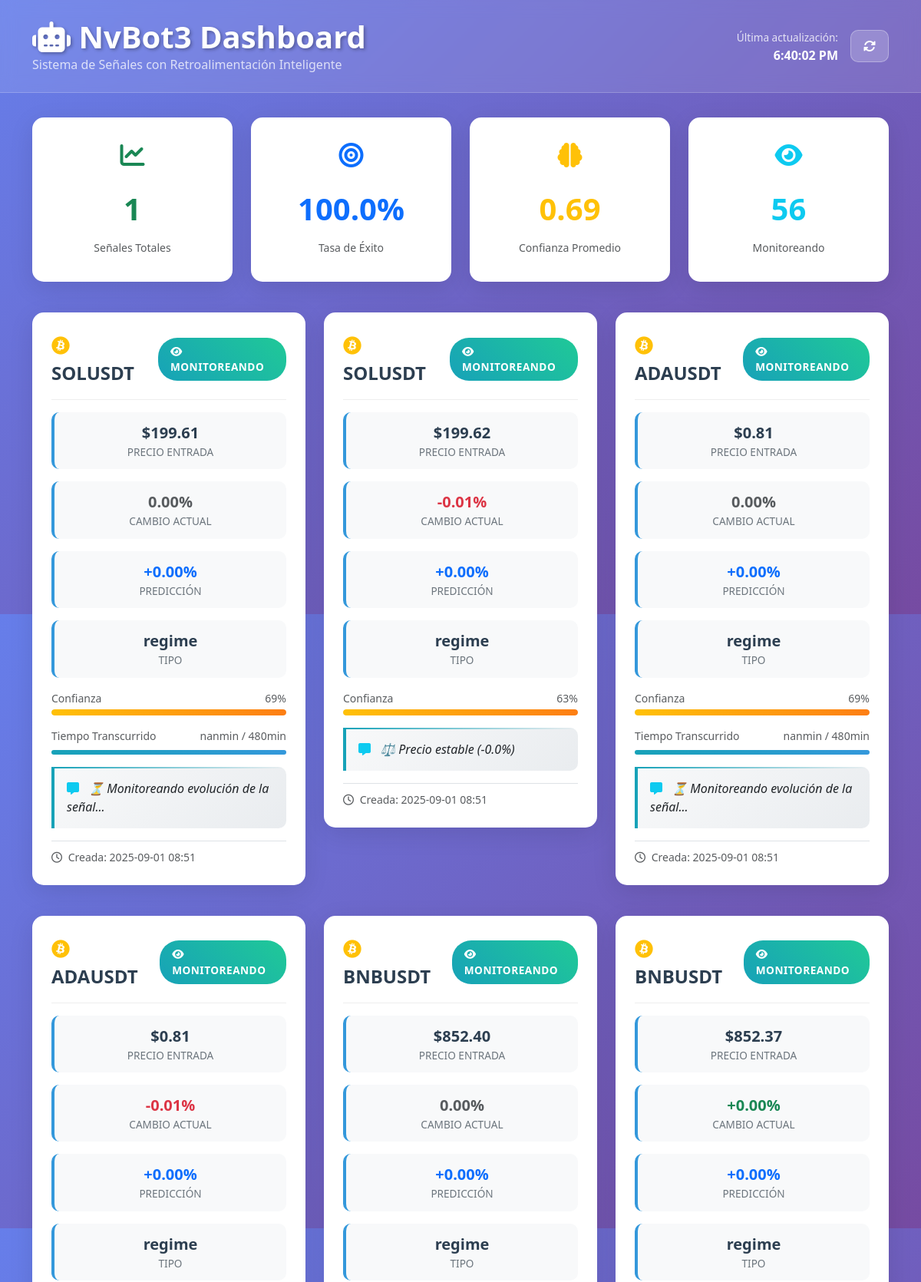
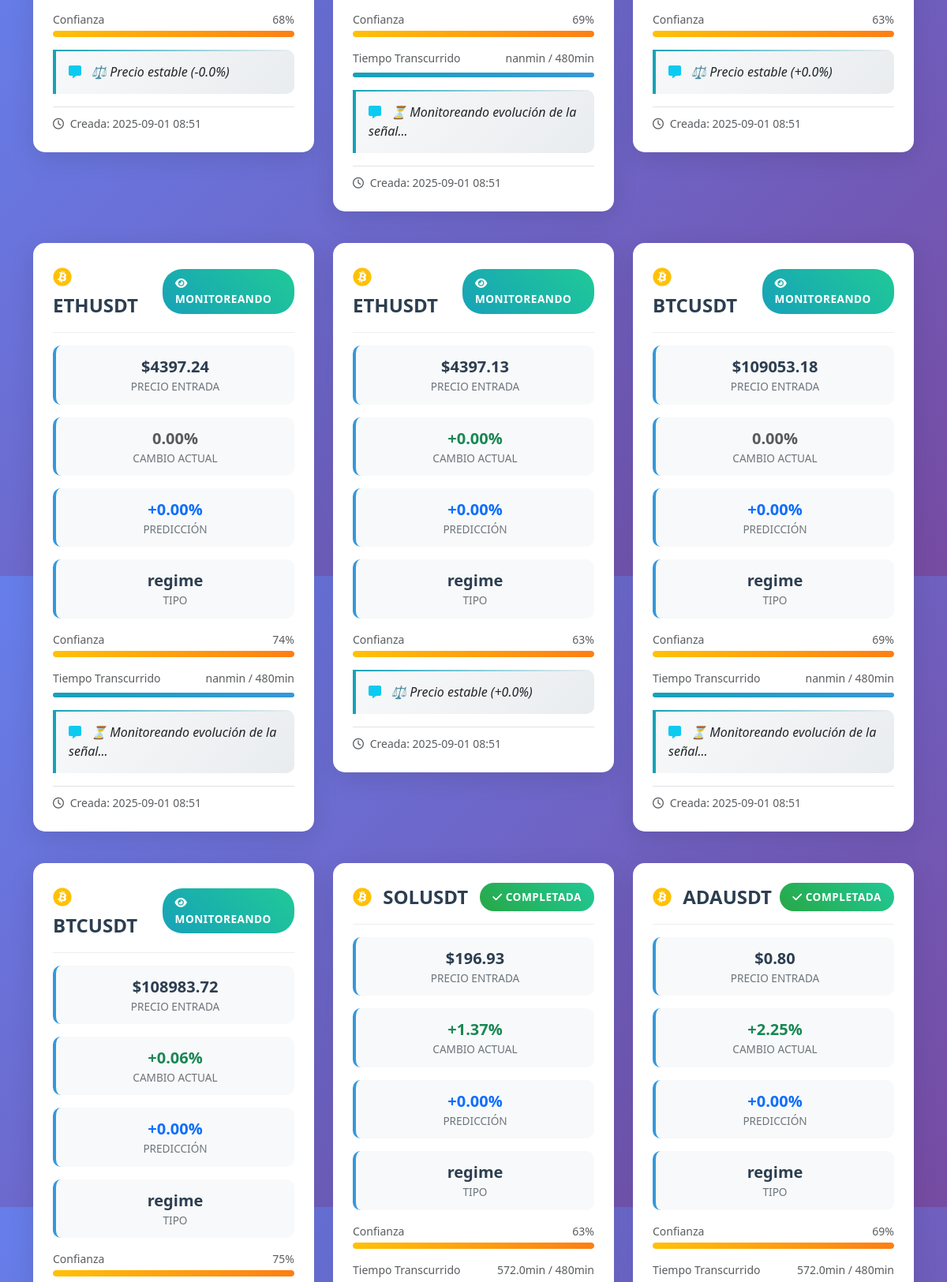
The page / (upper part) on the database its author committed (2 pictures, top to bottom).
### tables this page shows
CREATE TABLE signals (
            signal_id TEXT PRIMARY KEY,
            symbol TEXT NOT NULL,
            signal_type TEXT NOT NULL,
            entry_price REAL NOT NULL,
            entry_timestamp DATETIME NOT NULL,
            predicted_change REAL NOT NULL,
            confidence_score REAL NOT NULL,
            expected_timeframe INTEGER NOT NULL,
            status TEXT DEFAULT 'monitoring',
            created_at DATETIME DEFAULT CURRENT_TIMESTAMP
        );

CREATE TABLE price_tracking (
            id INTEGER PRIMARY KEY AUTOINCREMENT,
            signal_id TEXT NOT NULL,
            timestamp DATETIME NOT NULL,
            price REAL NOT NULL,
            change_percent REAL NOT NULL,
            minutes_elapsed INTEGER NOT NULL,
            FOREIGN KEY (signal_id) REFERENCES signals (signal_id)
        );

### app.py (the view)
@app.route('/')
def dashboard():
    try:
        if signal_tracker:
            active_signals = signal_tracker.get_active_signals()
            stats = signal_tracker.get_performance_stats(days=30)
        else:
            active_signals = []
            stats = {"total_signals": 0, "success_rate": 0, "average_confidence": 0}
        return render_template('dashboard.html',
                             active_signals=active_signals,
                             stats=stats,
                             current_time=datetime.now())
    except Exception as e:
        print(f"❌ Error en dashboard: {e}")
        return f"Error cargando dashboard: {e}", 500

### database/signal_tracker.py (called while the page is built)
    def get_active_signals(self) -> List[Dict]:
        try:
            conn = sqlite3.connect(self.db_path)
            query = '''
            SELECT s.*, pt.price as current_price, pt.change_percent as current_change,
                   pt.minutes_elapsed
            FROM signals s
            LEFT JOIN price_tracking pt ON s.signal_id = pt.signal_id
            WHERE s.status IN ('monitoring', 'completed')
            AND (pt.id IS NULL OR pt.id = (
                SELECT MAX(id) FROM price_tracking WHERE signal_id = s.signal_id
            ))
            ORDER BY s.entry_timestamp DESC
            '''
            df = pd.read_sql(query, conn)
            conn.close()
            return df.to_dict('records')
        except Exception as e:
            print(f"ERROR: Error obteniendo señales activas: {e}")
            return []

### templates/dashboard.html (shortened to what this page needs)
<!DOCTYPE html>
<html lang="es">
<head>
    <link href="https://cdn.jsdelivr.net/npm/bootstrap@5.3.0/dist/css/bootstrap.min.css" rel="stylesheet">
    <link href="https://cdnjs.cloudflare.com/ajax/libs/font-awesome/6.4.0/css/all.min.css" rel="stylesheet">
</head>
<body>
    <div class="dashboard-header">
        <div class="container">
            <div class="row align-items-center">
                <div class="col-md-8">
                    <h1 class="mb-0">
                        <i class="fas fa-robot"></i> NvBot3 Dashboard
                    </h1>
                    <p class="mb-0 opacity-75">Sistema de Señales con Retroalimentación Inteligente</p>
                </div>
                <div class="col-md-4 text-end">
                    <div class="d-flex justify-content-end align-items-center">
                        <div class="me-3">
                            <small class="last-update">Última actualización:</small><br>
                            <span id="last-update" class="fw-bold">
                            </span>
                        </div>
                        <button class="btn refresh-btn" onclick="refreshData()" title="Actualizar datos">
                            <i class="fas fa-sync-alt"></i>
                        </button>
                    </div>
                </div>
            </div>
        </div>
    </div>
    <div class="container">
        <div class="row mb-4">
            <div class="col-md-3 mb-3">
                <div class="stats-card fade-in">
                    <i class="fas fa-chart-line fa-2x text-success"></i>
                    <div class="stats-value text-success">{{ stats.total_signals or 0 }}</div>
                    <small class="text-muted">Señales Totales</small>
                </div>
            </div>
            <div class="col-md-3 mb-3">
                <div class="stats-card fade-in">
                    <i class="fas fa-bullseye fa-2x text-primary"></i>
                    <div class="stats-value text-primary">{{ "%.1f"|format(stats.success_rate or 0) }}%</div>
                    <small class="text-muted">Tasa de Éxito</small>
                </div>
            </div>
            <div class="col-md-3 mb-3">
                <div class="stats-card fade-in">
                    <i class="fas fa-brain fa-2x text-warning"></i>
                    <div class="stats-value text-warning">{{ "%.2f"|format(stats.average_confidence or 0) }}</div>
                    <small class="text-muted">Confianza Promedio</small>
                </div>
            </div>
            <div class="col-md-3 mb-3">
                <div class="stats-card fade-in">
                    <i class="fas fa-eye fa-2x text-info"></i>
                    <div class="stats-value text-info" id="active-count">
                        {{ active_signals|length if active_signals else 0 }}
                    </div>
                    <small class="text-muted">Monitoreando</small>
                </div>
            </div>
        </div>
        <div id="signals-container">
            {% if active_signals and active_signals|length > 0 %}
                <div class="row">
                    {% for signal in active_signals %}
                    <div class="col-md-6 col-lg-4 mb-3">
                        <div class="signal-card fade-in" id="signal-{{ signal.signal_id }}">
                            <div class="signal-header">
                                <div class="signal-symbol">
                                    <i class="fab fa-bitcoin text-warning me-2"></i>
                                    {{ signal.symbol }}
                                </div>
                                <div class="signal-status
                                    {% if signal.status == 'monitoring' %}status-monitoring
                                    {% elif signal.status == 'completed' %}status-completed
                                    {% else %}status-failed{% endif %}">
                                    {% if signal.status == 'monitoring' %}
                                        <i class="fas fa-eye me-1"></i>Monitoreando
                                    {% elif signal.status == 'completed' %}
                                        <i class="fas fa-check me-1"></i>Completada
                                    {% else %}
                                        <i class="fas fa-times me-1"></i>Finalizada
                                    {% endif %}
                                </div>
                            </div>
                            <div class="signal-metrics">
                                <div class="metric">
                                    <div class="metric-value">${{ "%.2f"|format(signal.entry_price) }}</div>
                                    <div class="metric-label">Precio Entrada</div>
                                </div>
                                <div class="metric">
                                    <div class="metric-value {% if signal.current_change and signal.current_change > 0 %}text-success{% elif signal.current_change and signal.current_change < 0 %}text-danger{% else %}text-muted{% endif %}">
                                        {% if signal.current_change and not (signal.current_change != signal.current_change) %}
                                            {{ "{:+.2f}".format(signal.current_change) }}%
                                        {% else %}
                                            0.00%
                                        {% endif %}
                                    </div>
                                    <div class="metric-label">Cambio Actual</div>
                                </div>
                                <div class="metric">
                                    <div class="metric-value text-primary">{{ "{:+.2f}".format(signal.predicted_change) }}%</div>
                                    <div class="metric-label">Predicción</div>
                                </div>
                                <div class="metric">
                                    <div class="metric-value">{{ signal.signal_type }}</div>
                                    <div class="metric-label">Tipo</div>
                                </div>
                            </div>
                            <div class="progress-container">
                                <div class="d-flex justify-content-between mb-1">
                                    <small class="text-muted">Confianza</small>
                                    <small class="text-muted">{{ "%.0f"|format(signal.confidence_score * 100) }}%</small>
                                </div>
                                <div class="confidence-bar">
                                    <div class="confidence-fill
                                        {% if signal.confidence_score >= 0.8 %}confidence-high
                                        {% elif signal.confidence_score >= 0.6 %}confidence-medium
                                        {% else %}confidence-low{% endif %}"
                                        data-width="{{ signal.confidence_score * 100 }}"></div>
                                </div>
                            </div>
                            {% if signal.minutes_elapsed and signal.expected_timeframe and signal.expected_timeframe > 0 %}
                            <div class="progress-container">
                                <div class="d-flex justify-content-between mb-1">
                                    <small class="text-muted">Tiempo Transcurrido</small>
                                    <small class="text-muted">
                                        {% set elapsed = signal.minutes_elapsed or 0 %}
                                        {% set expected = signal.expected_timeframe or 1 %}
                                        {{ elapsed }}min / {{ expected }}min
                                    </small>
                                </div>
                                <div class="time-progress">
                                    {% set time_progress = (elapsed / expected * 100) if expected > 0 else 0 %}
                                    <div class="progress-fill dynamic-width"
                                        data-width="{{ time_progress|round(1) }}"></div>
                                </div>
                            </div>
                            {% endif %}
                            <div class="smart-comment">
                                <i class="fas fa-comment-alt me-2 text-info"></i>
                                <span id="comment-{{ signal.signal_id }}">
                                    {% if signal.current_change and not (signal.current_change != signal.current_change) %}
                                        {% if signal.current_change > 2 %}
                                            🚀 Señal desarrollándose positivamente (+{{ "%.1f"|format(signal.current_change) }}%)
                                        {% elif signal.current_change > 0.5 %}
                                            📈 Movimiento favorable (+{{ "%.1f"|format(signal.current_change) }}%)
                                        {% elif signal.current_change < -2 %}
                                            📉 Movimiento adverso ({{ "%.1f"|format(signal.current_change) }}%)
                                        {% else %}
                                            ⚖️ Precio estable ({{ "{:+.1f}".format(signal.current_change) }}%)
                                        {% endif %}
                                    {% else %}
                                        ⏳ Monitoreando evolución de la señal...
                                    {% endif %}
                                </span>
                            </div>
                            <div class="mt-3 pt-2 border-top">
                                <small class="text-muted">
                                    <i class="far fa-clock me-1"></i>
                                    Creada: {{ signal.entry_timestamp[:16] if signal.entry_timestamp else 'N/A' }}
                                </small>
                            </div>
                        </div>
                    </div>
                    {% endfor %}
                </div>
            {% endif %}
        </div>
    </div>
</body>
</html>

### templates/dashboard.html (style rules this page uses)
:root { --primary-color: #2c3e50; --secondary-color: #3498db; --success-color: #27ae60; --danger-color: #e74c3c; --warning-color: #f39c12; --info-color: #17a2b8; --light-bg: #f8f9fa; --dark-bg: #343a40; }
body { background: linear-gradient(135deg, #667eea 0%, #764ba2 100%); min-height: 100vh; font-family: 'Segoe UI', Tahoma, Geneva, Verdana, sans-serif; }
.dashboard-header { background: rgba(255, 255, 255, 0.1); -webkit-backdrop-filter: blur(10px); backdrop-filter: blur(10px); border-bottom: 1px solid rgba(255, 255, 255, 0.2); color: white; padding: 1.5rem 0; margin-bottom: 2rem; }
.dashboard-header h1 { font-weight: 700; text-shadow: 2px 2px 4px rgba(0,0,0,0.3); }
.signal-card { background: white; border-radius: 15px; padding: 1.5rem; margin-bottom: 1.5rem; box-shadow: 0 8px 32px rgba(0,0,0,0.1); -webkit-backdrop-filter: blur(4px); backdrop-filter: blur(4px); border: 1px solid rgba(255, 255, 255, 0.18); transition: transform 0.3s ease, box-shadow 0.3s ease; }
.signal-header { display: flex; justify-content: space-between; align-items: center; margin-bottom: 1rem; border-bottom: 1px solid #eee; padding-bottom: 1rem; }
.signal-symbol { font-size: 1.5rem; font-weight: bold; color: var(--primary-color); }
.signal-status { padding: 0.5rem 1rem; border-radius: 25px; color: white; font-weight: 600; font-size: 0.85rem; text-transform: uppercase; letter-spacing: 0.5px; }
.status-monitoring { background: linear-gradient(45deg, #17a2b8, #20c997); }
.status-completed { background: linear-gradient(45deg, #28a745, #20c997); }
.signal-metrics { display: grid; grid-template-columns: repeat(auto-fit, minmax(150px, 1fr)); gap: 1rem; margin: 1rem 0; }
.metric { text-align: center; padding: 0.75rem; background: var(--light-bg); border-radius: 10px; border-left: 4px solid var(--secondary-color); }
.metric-value { font-size: 1.25rem; font-weight: bold; color: var(--primary-color); }
.metric-label { font-size: 0.85rem; color: #6c757d; text-transform: uppercase; font-weight: 500; }
.progress-container { margin: 1rem 0; }
.confidence-bar { height: 8px; background-color: #e9ecef; border-radius: 4px; overflow: hidden; position: relative; }
.confidence-fill { height: 100%; transition: width 0.5s ease; border-radius: 4px; }
.confidence-medium { background: linear-gradient(90deg, #ffc107, #fd7e14); }
.time-progress { height: 6px; background-color: #e9ecef; border-radius: 3px; overflow: hidden; margin-top: 0.5rem; }
.progress-fill { height: 100%; background: linear-gradient(90deg, var(--info-color), var(--secondary-color)); transition: width 0.3s ease; }
.smart-comment { background: linear-gradient(135deg, #f8f9fa, #e9ecef); border-left: 4px solid var(--info-color); padding: 1rem; border-radius: 0 10px 10px 0; margin-top: 1rem; font-style: italic; position: relative; overflow: hidden; }
.smart-comment::before { content: ''; position: absolute; top: 0; left: 0; right: 0; height: 2px; background: linear-gradient(90deg, var(--info-color), transparent); }
.stats-card { background: white; border-radius: 15px; padding: 2rem; box-shadow: 0 8px 32px rgba(0,0,0,0.1); text-align: center; transition: transform 0.3s ease; border: 1px solid rgba(255, 255, 255, 0.18); }
.stats-card i { margin-bottom: 1rem; }
.stats-value { font-size: 2.5rem; font-weight: bold; margin: 0.5rem 0; }
.last-update { font-size: 0.85rem; color: rgba(255, 255, 255, 0.8); }
.refresh-btn { background: rgba(255, 255, 255, 0.2); border: 1px solid rgba(255, 255, 255, 0.3); border-radius: 10px; color: white; padding: 0.5rem 1rem; transition: all 0.3s ease; }
.fade-in { animation: fadeIn 0.5s ease-in; }

### rows shown on the page
signals: symbol "SOLUSDT", status "monitoring" (drawn), entry_price "199.61", shows "0.00%", predicted_change "+0.00", signal_type "regime", signal.confidence_score*100 "69", elapsed "nan", expected_timeframe "480", shows "⏳ Monitoreando evolución de la señal...", entry_timestamp "2025-09-01 08:51"
price_tracking: symbol "SOLUSDT", shows "MONITOREANDO", current_change "-0.01", signal_type "regime", current_change "-0.0", entry_timestamp "2025-09-01 08:51"
signals: entry_price "199.62", predicted_change "+0.00", signal.confidence_score*100 "63"
signals: symbol "ADAUSDT", status "monitoring" (drawn), entry_price "0.81", shows "0.00%", predicted_change "+0.00", signal_type "regime", signal.confidence_score*100 "69", elapsed "nan", expected_timeframe "480", shows "⏳ Monitoreando evolución de la señal...", entry_timestamp "2025-09-01 08:51"
price_tracking: symbol "ADAUSDT", shows "MONITOREANDO", current_change "-0.01", signal_type "regime", current_change "-0.0", entry_timestamp "2025-09-01 08:51"
signals: entry_price "0.81", predicted_change "+0.00", signal.confidence_score*100 "68"
signals: symbol "BNBUSDT", status "monitoring" (drawn), entry_price "852.40", shows "0.00%", predicted_change "+0.00", signal_type "regime", signal.confidence_score*100 "69", elapsed "nan", expected_timeframe "480", shows "⏳ Monitoreando evolución de la señal...", entry_timestamp "2025-09-01 08:51"
price_tracking: symbol "BNBUSDT", shows "MONITOREANDO", current_change "+0.00", signal_type "regime", current_change "+0.0", entry_timestamp "2025-09-01 08:51"
signals: entry_price "852.37", predicted_change "+0.00", signal.confidence_score*100 "63"
signals: symbol "ETHUSDT", status "monitoring" (drawn), entry_price "4397.24", shows "0.00%", predicted_change "+0.00", signal_type "regime", signal.confidence_score*100 "74", elapsed "nan", expected_timeframe "480", shows "⏳ Monitoreando evolución de la señal...", entry_timestamp "2025-09-01 08:51"
price_tracking: symbol "ETHUSDT", shows "MONITOREANDO", current_change "+0.00", signal_type "regime", current_change "+0.0", entry_timestamp "2025-09-01 08:51"
signals: entry_price "4397.13", predicted_change "+0.00", signal.confidence_score*100 "63"
signals: symbol "BTCUSDT", status "monitoring" (drawn), entry_price "109053.18", shows "0.00%", predicted_change "+0.00", signal_type "regime", signal.confidence_score*100 "69", elapsed "nan", expected_timeframe "480", shows "⏳ Monitoreando evolución de la señal...", entry_timestamp "2025-09-01 08:51"
price_tracking: symbol "BTCUSDT", shows "MONITOREANDO", current_change "+0.06", signal_type "regime"
signals: entry_price "108983.72", predicted_change "+0.00", signal.confidence_score*100 "75"
price_tracking: symbol "SOLUSDT", shows "COMPLETADA", current_change "+1.37", signal_type "regime", elapsed "572.0", expected "480"
signals: entry_price "196.93", predicted_change "+0.00", signal.confidence_score*100 "63"
price_tracking: symbol "ADAUSDT", shows "COMPLETADA", current_change "+2.25", signal_type "regime", elapsed "572.0", expected "480"
signals: entry_price "0.80", predicted_change "+0.00", signal.confidence_score*100 "69"

### other values the page prints
{{ stats.total_signals or 0 }} "1"
{{ "%.1f"|format(stats.success_rate or 0) }} "100.0"
{{ "%.2f"|format(stats.average_confidence or 0) }} "0.69"
{{ active_signals|length if active_signals else 0 }} "56"
